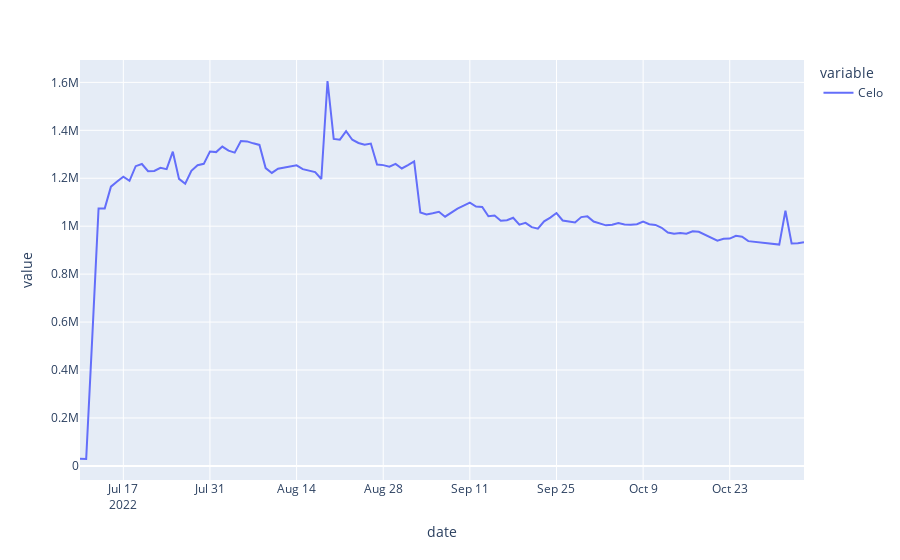

Notebook code for this chart:
### Markdown cell above
### Celo

### Code cell
tvl_just_Celo=tvls_df_No_ETH.drop(['Optimism','Polygon','Arbitrum'],axis=1)
px.line(tvl_just_Celo[tvl_just_Celo.date > '2022-07-09'], x='date', y=[x for x in tvl_just_Celo.columns if x != 'date'])
